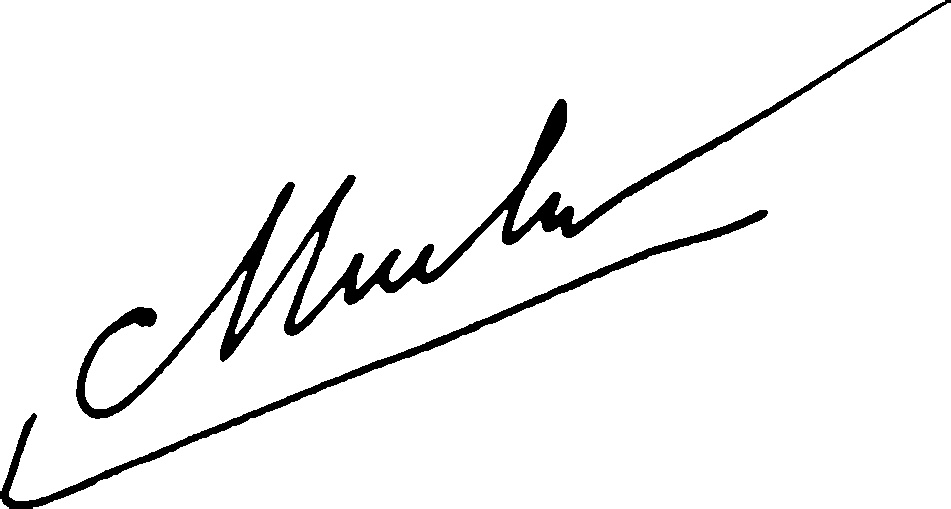
#> input picture ex/hoa/2.jpg, 951 x 509 px, found by its file name
$ python harris.py
#> lines starting #> are read from the running program, lines starting #| are printed output that depends on the picture
#> further down, im is the input picture: shape (509, 951, 3); min 0, max 255, mean 242.1
import numpy as np
import matplotlib.pyplot as plt
from PIL.Image import *
from scipy import ndimage
import cv2

# Hàm phát hiện góc bằng thuật toán Harris
def Harris(img):
    # Tính đạo hàm theo trục Ox và Oy
	ix = ndimage.sobel(img, 0)
	iy = ndimage.sobel(img, 1)
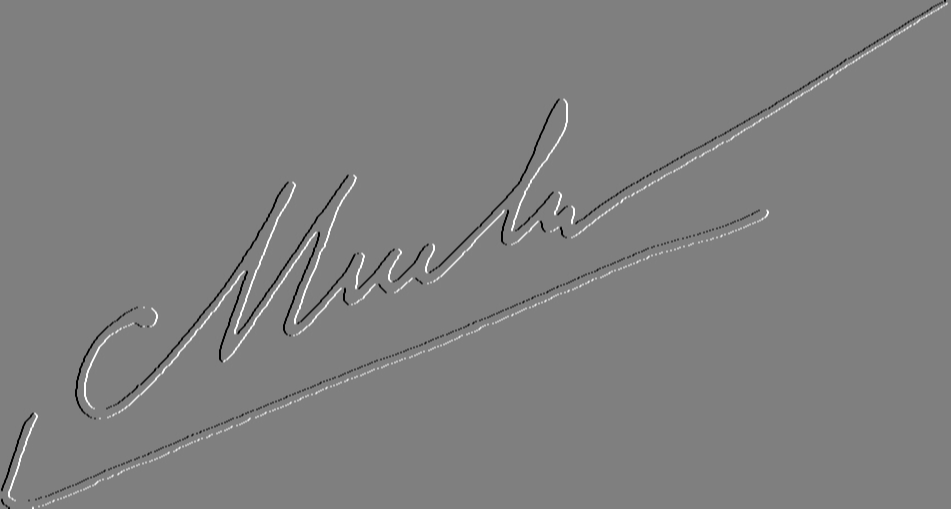
#> iy: shape (509, 951) float64; min -1020, max 1020, mean 0; drawn with min black and max white

    # Tính các thành phần A, C, B
	ix2 = ix * ix 	#	A
	iy2 = iy * iy	#	B
	ixy = ix * iy	#	C

    # Lọc nhiễu A, B, C bằng bộ lọc Gaussian
	ix2 = ndimage.gaussian_filter(ix2, sigma=2)
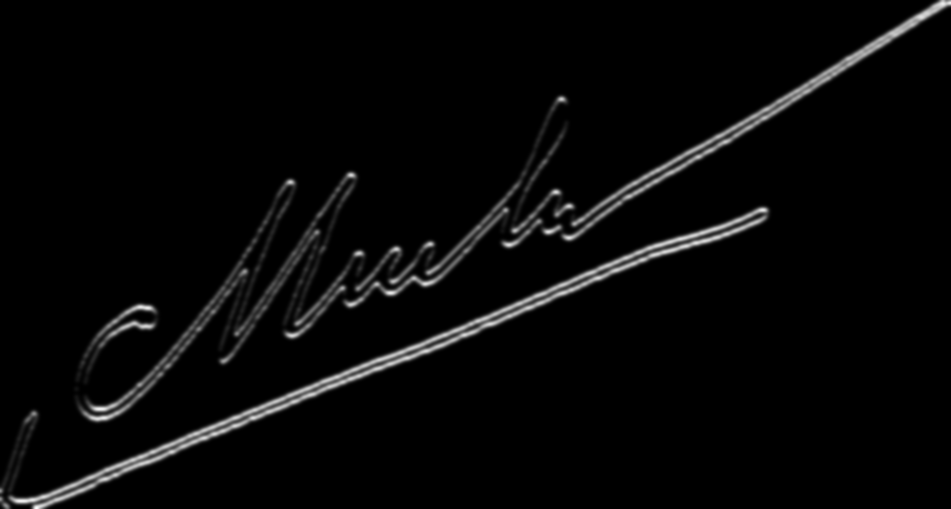
#> ix2: shape (509, 951) float64; min 0, max 424308.5, mean 12371.3; drawn with min black and max white
	iy2 = ndimage.gaussian_filter(iy2, sigma=2)
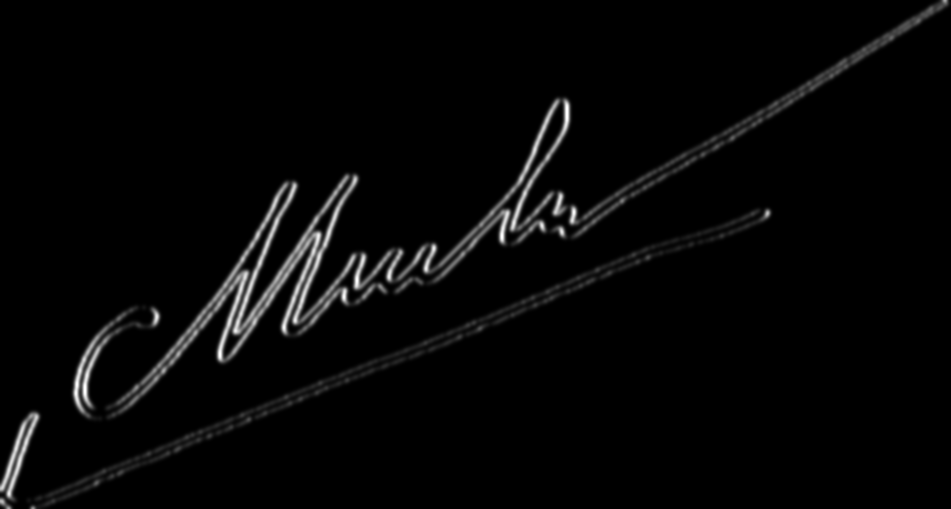
#> iy2: shape (509, 951) float64; min 0, max 390680.4, mean 9932.7; drawn with min black and max white
	ixy = ndimage.gaussian_filter(ixy, sigma=2)
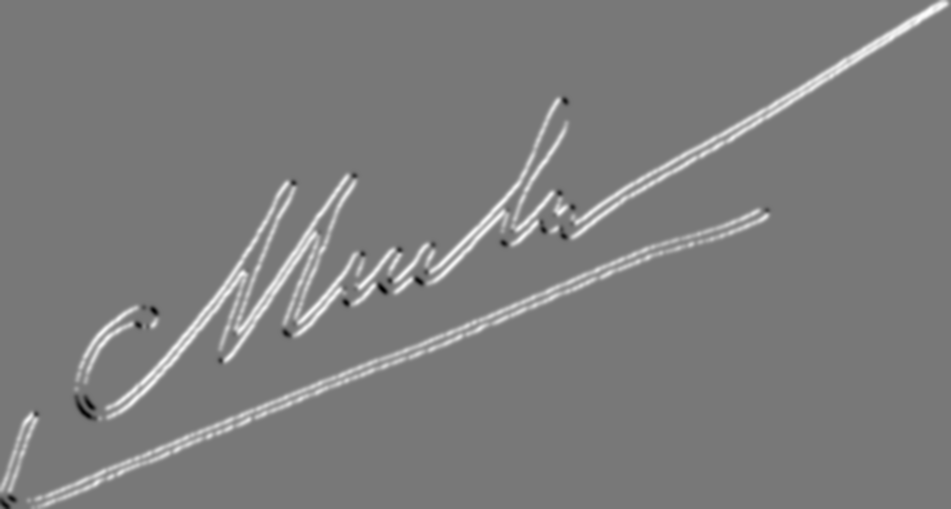
#> ixy: shape (509, 951) float64; min -171669.8, max 192893.7, mean 6913.7; drawn with min black and max white

	result = np.zeros((img.shape[0], img.shape[1]))
	f = np.zeros((img.shape[0], img.shape[1]))
	rmax = 0

    # Tìm ma trận f gồm gia tri f của từng pixel
	for i in range(img.shape[0]):
		for j in range(img.shape[1]):
			m = np.array([[ix2[i, j], ixy[i, j]], [ixy[i, j], iy2[i, j]]], dtype=np.float64)
			f[i, j] = np.linalg.det(m) - 0.06 * (np.power(np.trace(m), 2))
			if f[i, j] > rmax:
				rmax = f[i, j]
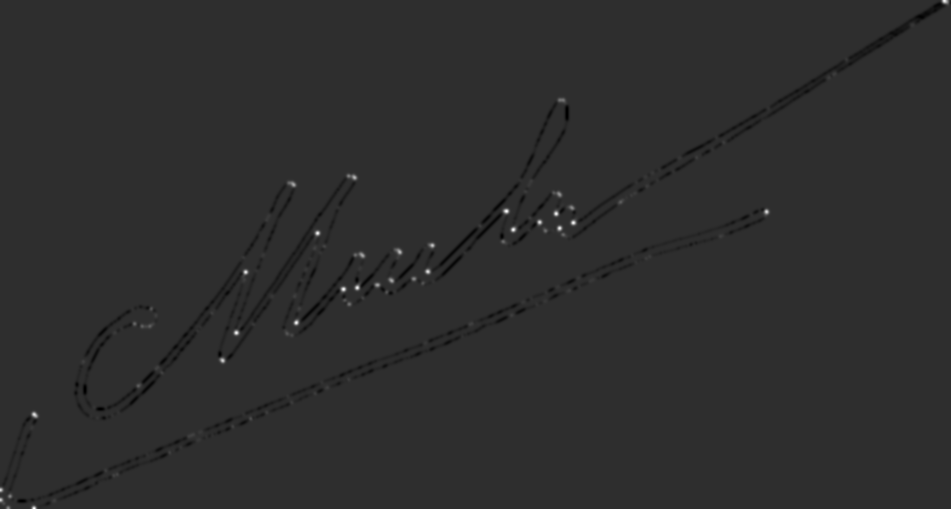
#> f: shape (509, 951) float64; min -9.16e+09, max 4.11e+10, mean -85261101.5; drawn with min black and max white
#> after the loop, rmax = 4.11e+10

    # Trực quan hóa việc phát hiện góc với ngưỡng bằng 0.06*max[r] với khung cửa sổ 3x3
	for i in range(img.shape[0] - 1):
		for j in range(img.shape[1] - 1):
			if f[i, j] > 0.06 * rmax \
            and f[i, j] > f[i-1, j-1] \
            and f[i, j] > f[i-1, j+1] \
            and f[i, j] > f[i+1, j-1] \
            and f[i, j] > f[i+1, j+1]:
				result[i, j] = 1
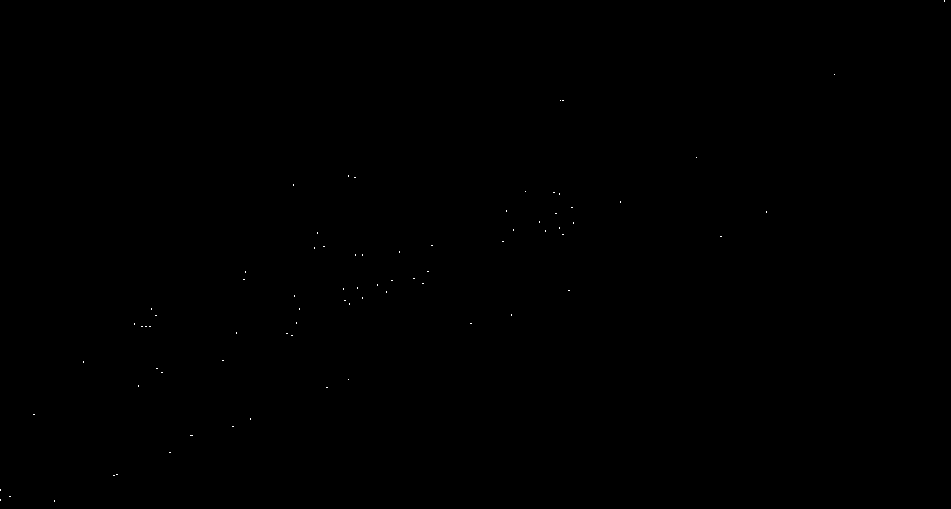
#> result: shape (509, 951) float64; values 0 (black) and 1 (white), 0.03% white in thin lines or dots

	pc, pr = np.where(result == 1)
#> pc = 150 values from 0 to 501
	plt.plot(pr, pc, 'rp')
	plt.imshow(im, 'gray')
	plt.show()
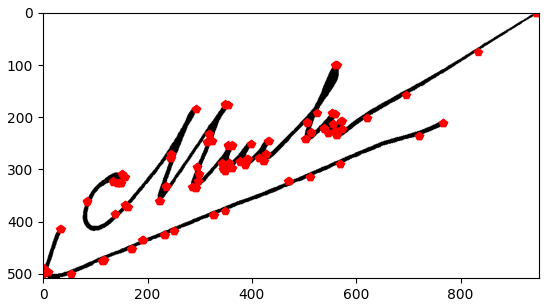
#> figure drawn by matplotlib, 1 panel


im = cv2.imread("H:/Github/AINhandien/ex/hoa/2.jpg")
gray = cv2.cvtColor(im, cv2.COLOR_BGR2GRAY).astype('float64')
Harris(gray)

$ run again, with ex/hoa/1.jpg copied over ex/hoa/2.jpg
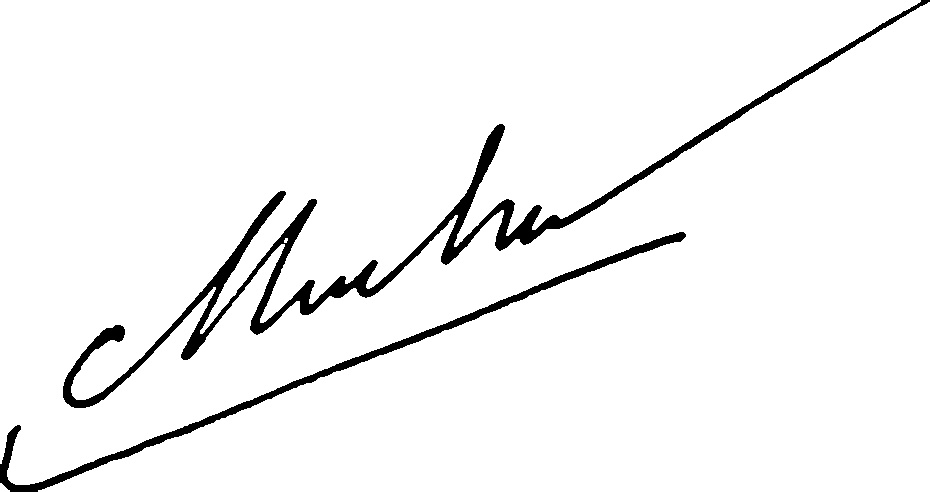
#> input picture ex/hoa/1.jpg, 930 x 492 px, found by its file name
#> im is the input picture: shape (492, 930, 3); min 0, max 255, mean 244
#> after the loop in Harris, `for i in range(img.shape[0]):`:
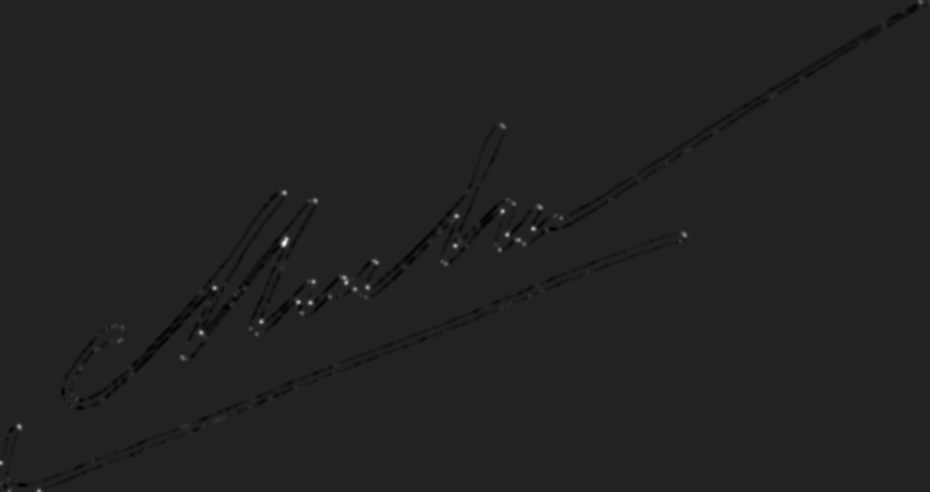
#> f: shape (492, 930) float64; min -9.44e+09, max 5.96e+10, mean -88035560.1; drawn with min black and max white
#> after the loop in Harris, `for i in range(img.shape[0]):`: rmax = 5.96e+10
#> in Harris, `plt.show()`:
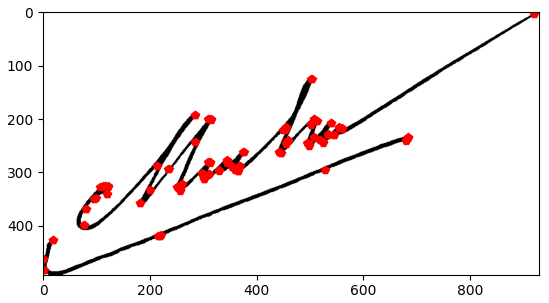
#> figure drawn by matplotlib, 1 panel
